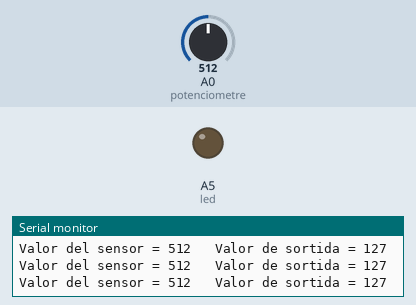
Recording of a sketch running on a simulated Arduino Uno, built with avr-gcc and run on an emulated ATmega328P. Parts: output pins drawn as LEDs (lit = HIGH), the last lines printed to the serial monitor. The inputs (shaded band) are chosen by the test bench; at power-on: A0 (potenciometre) = 512.

Above: at 1.2 s.
1.3 s: A0 (potenciometre) set to 525
At 1.8 s:
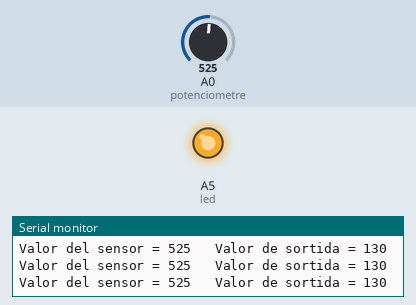
2.8 s: A0 (potenciometre) set to 511
At 3.3 s:
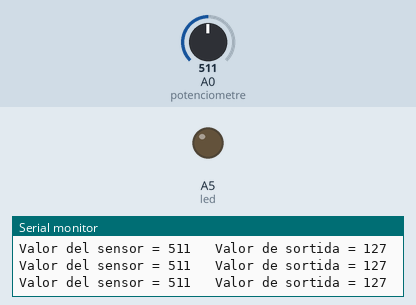
4.3 s: A0 (potenciometre) set to 716
At 4.9 s:
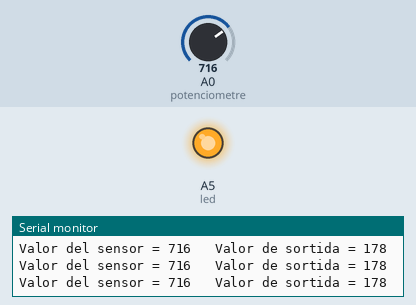
Timing chart, 0 to 7.3 s (numbered marks = the images above; inputs shaded):
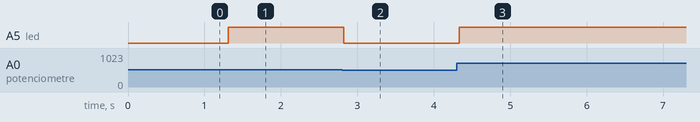

The sketch:

sete.ino
```cpp
// Entrada analogica a la que esta connectada el potenciometre
// Com que el seu valor no canviara, el fem constant
const int potenciometre = A0;
// Entrada analogica a la que esta connectada el led
const int led = A5;

int valorin = 0; // value read from the pot
int valorsortida = 0; // value output to the PWM (analog out)

void setup() {
    // initialize serial communications at 9600 bps:
    Serial.begin(9600);
    //pinMode(led, OUTPUT); No cal ja que es analogic
}

void loop() {
    // llegim el valor analogic del potenciometre
    valorin = analogRead(potenciometre);
    // ho mapegem al rang demanat
    valorsortida = map(valorin, 0, 1023, 0, 255);
    // canviem el valor de la sortida analogica
    analogWrite(led, valorsortida);

    // imprimim els resultats al monitor en serie
    Serial.print("Valor del sensor = " );
    Serial.print(valorin);
    Serial.print("\t Valor de sortida = ");
    Serial.println(valorsortida);

    // esperem els 100 ms requerits:
    delay(100);
}
```

Measured:
- the behaviour switches between 513 and 514 on A0 (potenciometre) (found by bisection; images 0 and 1)
- after the input at 1.3 s, A5 (led): LOW → HIGH at once
- after the input at 2.8 s, A5 (led): HIGH → LOW at once
- after the input at 4.3 s, A5 (led): LOW → HIGH at once
